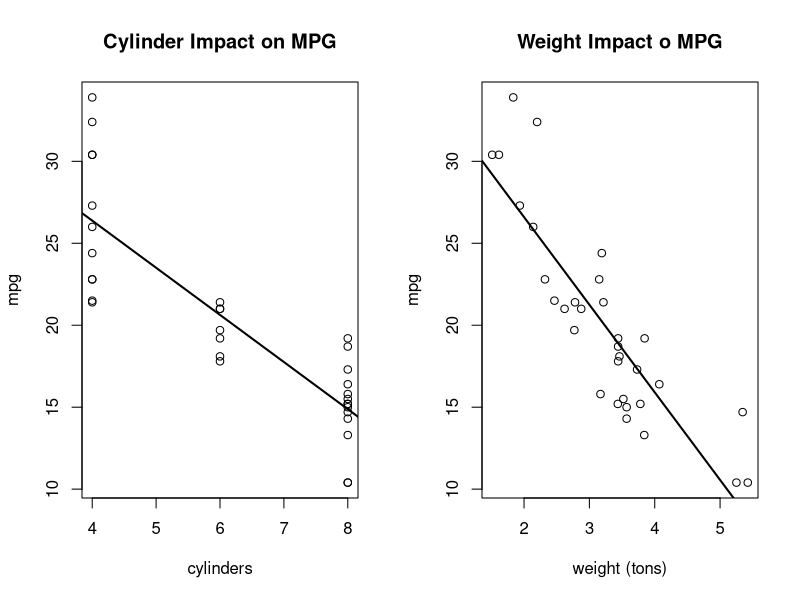

Generate this figure with R:
## ---- chunk 1
data(mtcars)

par(mfrow=c(1,2))
# Plot shows a clear negative relationship between cyl and mpg
with(mtcars, plot(cyl, mpg, xlab="cylinders", ylab="mpg", 
                  main="Cylinder Impact on MPG"))
abline(lm(mpg ~ cyl, mtcars), lwd = 2)

# Weight: highly correlated negative slope.
with(mtcars, plot(wt, mpg, xlab="weight (tons)", ylab="mpg", 
                  main="Weight Impact o MPG"))
abline(lm(mpg ~ wt, mtcars), lwd = 2)
